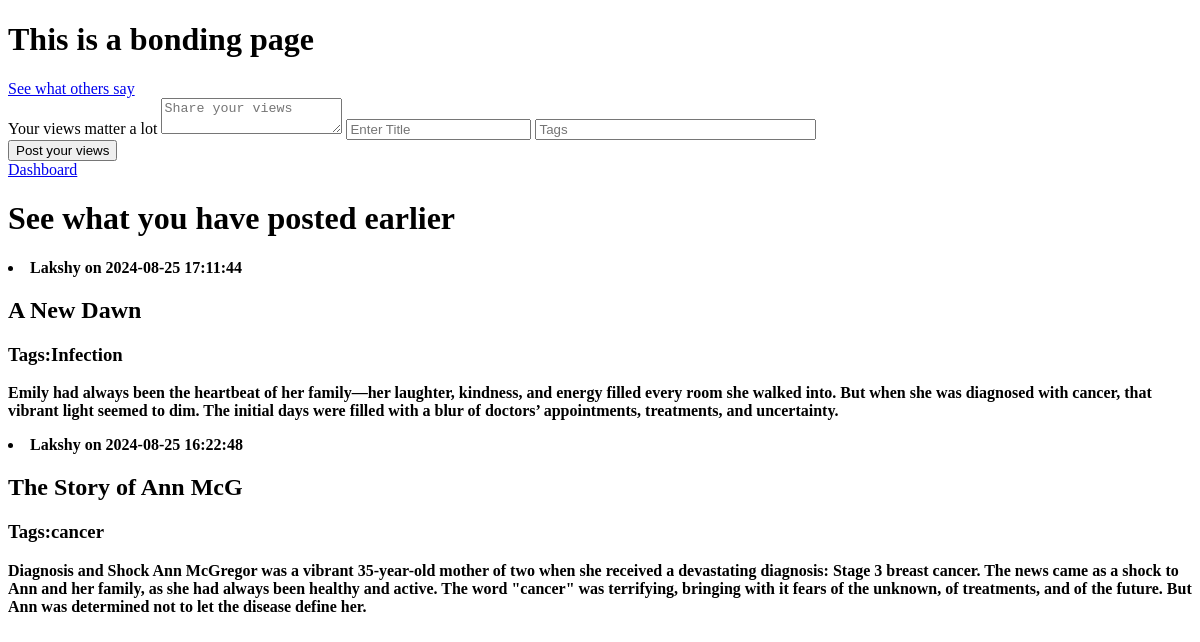
Before: /write (signed in) with the older database file.
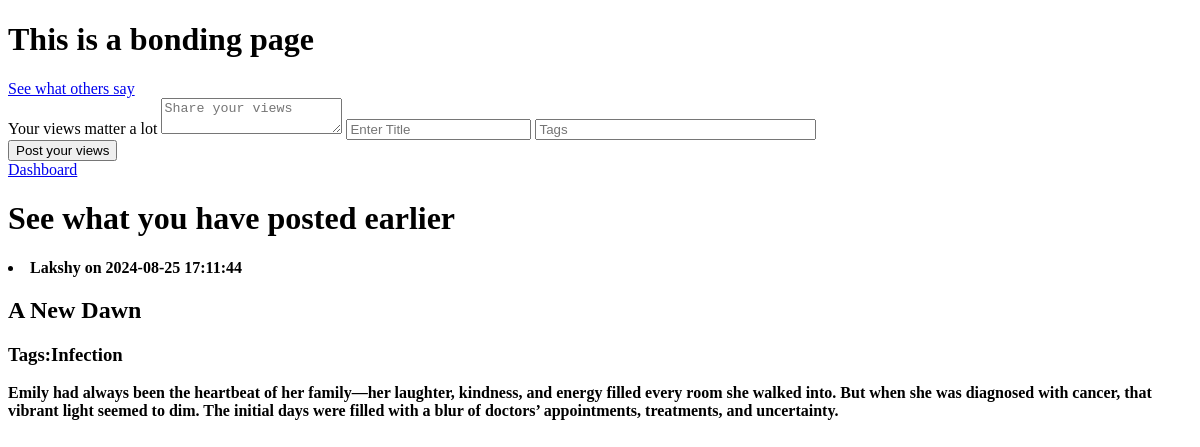
After: the same page with the newer database file.
### app.py (models this page shows)
class Bond(db.Model):
    id=db.Column(db.Integer,primary_key=True)
    title=db.Column(db.String(80))
    content=db.Column(db.Text,nullable=False)
    author=db.Column(db.String(80),nullable=False)
    date_posted=db.Column(db.DateTime,default=datetime.now)
    tags=db.Column(db.String(200),nullable=False)

### app.py (the view)
@app.route('/write',methods=['GET','POST'])
@login_required
def write():
    form=Bond_page()
    if form.validate_on_submit():
        post=Bond(content=form.content.data,author=current_user.username,title=form.title.data,tags=form.tags.data)
        db.session.add(post)
        db.session.commit()
        return redirect(url_for('bonding'))
    posts = Bond.query.filter_by(author=current_user.username).order_by(Bond.date_posted.desc()).all()
    return render_template('write.html',form=form,posts=posts)

### app.py
class Bond_page(FlaskForm):
    title=StringField(validators=[InputRequired(),Length(min=4,max=20)],render_kw={'placeholder':'Enter Title'})
    content=TextAreaField("Your views matter a lot",render_kw={'placeholder':'Share your views'})
    submit=SubmitField("Post your views")
    tags=StringField(validators=[InputRequired(),Length(min=4,max=200)],render_kw={'placeholder':'Tags'})

### app.py (called while the page is built)
@login_manager.user_loader
def load_user(user_id):
    return User.query.get(int(user_id))

### templates/write.html (shortened to what this page needs)
<!DOCTYPE html>
<html>
    <head>
        <link rel="stylesheet" href="">
    </head>
    <body>
        <h1>This is a bonding page</h1>
        <a href="{{url_for('bonding')}}" >See what others say</a>
        <form method='POST' action="">
            <div>
                {{ form.content.label }}
                {{ form.content(size=50) }}
                {{form.title}}
                {{ form.tags(size=32) }}
            </div>
            <div>
                {{ form.submit() }}
            </div>
            <a href="{{url_for('dashboard')}}" >Dashboard </a>
        </form>
        <h1>See what you have posted earlier</h1>
        {% for post in  posts%}
        <li><strong>{{post.author}} on  {{ post.date_posted.strftime('%Y-%m-%d %H:%M:%S') }}</strong></li>
        <h2>{{post.title}}</h2>
        <h3>Tags:{{post.tags}}</h3>
        <p><strong>{{post.content}}</strong></p>
        {% endfor %}
    </body>
</html>

Changed rows visible on the page:
removed Bond: author "Lakshy", date_posted "2024-08-25 16:22:48", title "The Story of Ann McG", tags "cancer", content "Diagnosis and Shock Ann McGregor was a vibrant 35-year-old mother of two when she received a devastating diagnosis: Stage 3 breast cancer. The news came as a shock to Ann and her family, as she had always been healthy and active. The word \"cancer\" was terrifying, bringing with it fears of the unknown, of treatments, and of the future. But Ann was determined not to let the disease define her."
